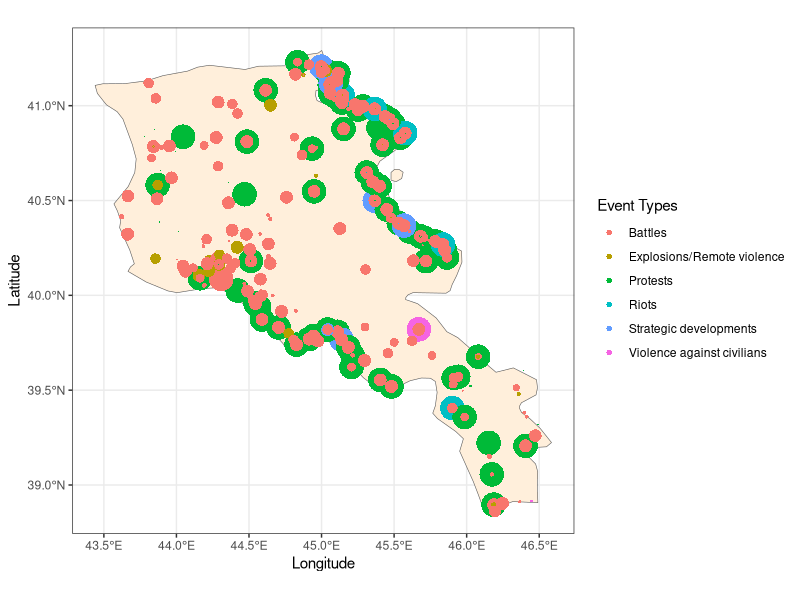
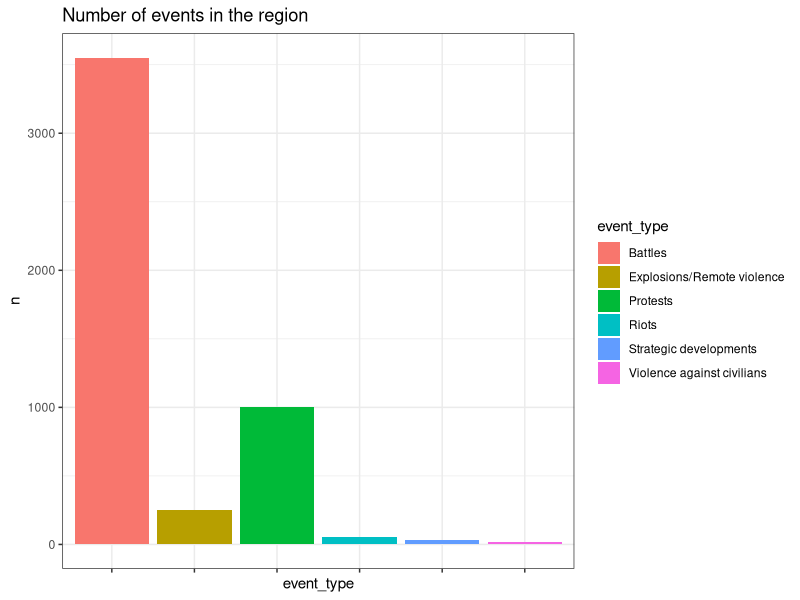
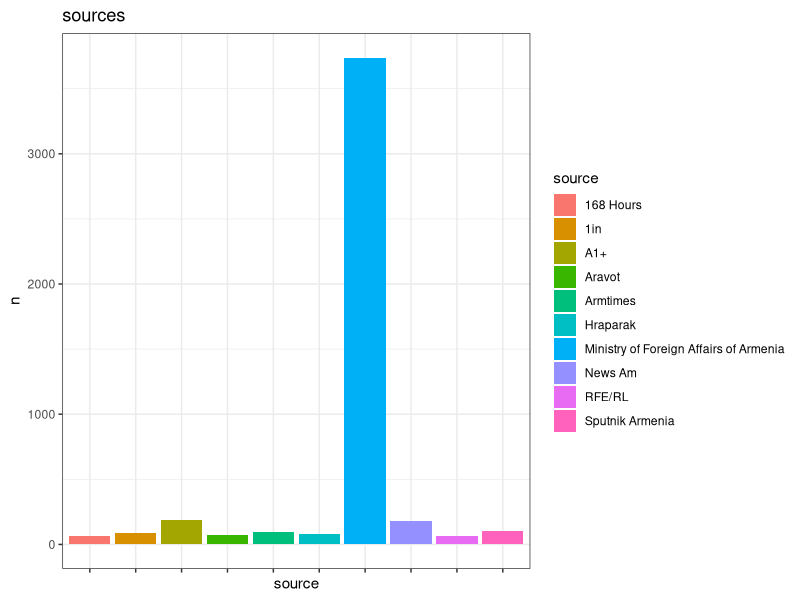
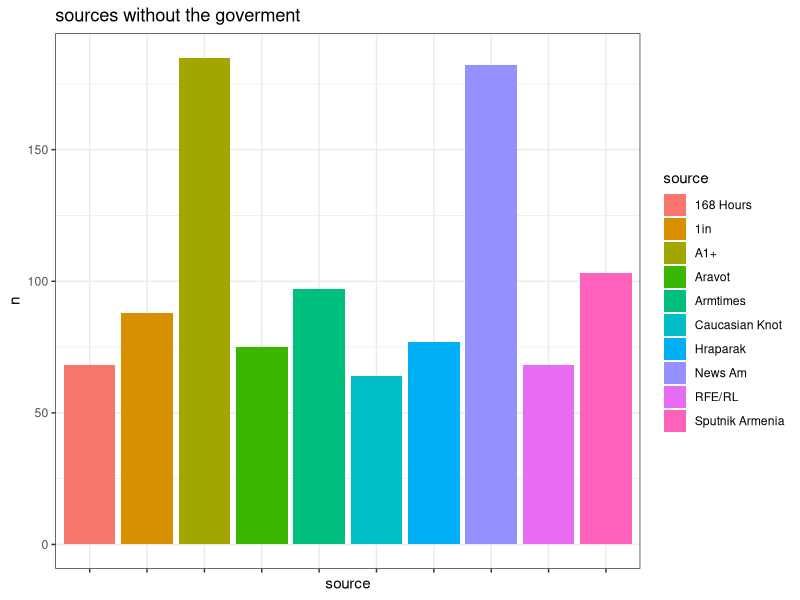
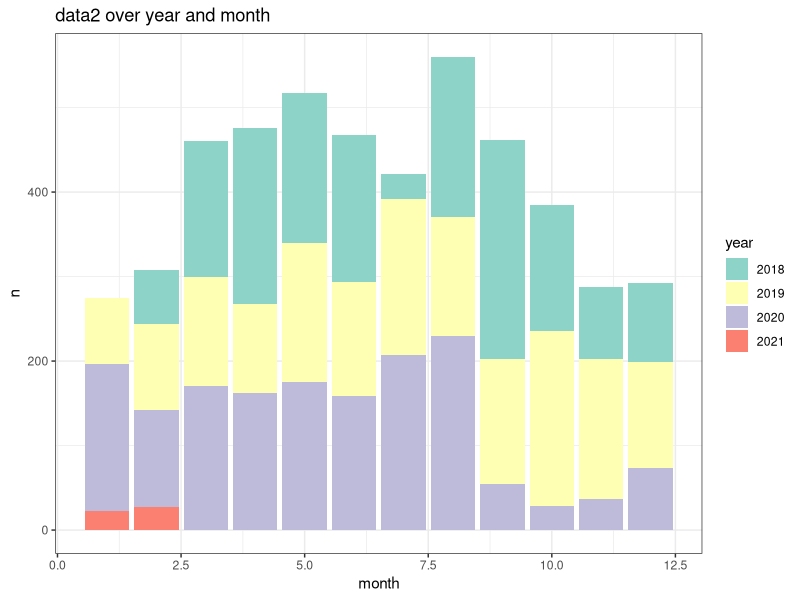

Here is the R script that generated these plots, in order: (Note: this script raises an error after producing the figures.)
## ---- chunk 1
knitr::opts_chunk$set(warning = FALSE, message = FALSE, echo=FALSE) 
## ---- chunk 2
library(readr)
library(tidyverse)
library(stringr)
library("sf")
library("ggplot2")
theme_set(theme_bw())
library("rnaturalearth")
library("rnaturalearthdata")
library(data.table)
library(kableExtra)
library(tm)
library(RColorBrewer)
library(wordcloud)
data1 <- read_csv2("2018-02-13-2021-02-18-Caucasus_and_Central_Asia-Armenia.csv")
dt <- data1[c(1:5),c(5,8,10,19,23)]

dt %>%
  kbl() %>%
  kable_material(c("striped", "hover"))


## ---- chunk 3
colnames(data1)

# length(unique(data2$data_id))

# more than half of the data2 is the same?
data1 <- data1 %>%
  distinct(data_id, .keep_all = T)
## ---- chunk 4
unique(data1$event_type)

# unique(data2$sub_event_type)
## ---- chunk 5
unique(data1$actor1)

# unique(data2$assoc_actor_1)

# unique(data2$source_scale)

fix_cord <- function(test) {
  test <- as.character(test)
  test <- strsplit(test,"")
  
  for(i in 1:length(test)) {
    temp = unlist(test[i])
    temp1 = paste0(temp[1],temp[2],".")
    temp2 <-paste(temp[3:length(temp)], collapse = "")
    temp3 <- as.numeric(paste0(temp1,temp2))
    test[i] = temp3
  }
  
  test <- unlist(test)
  return(test)
}

data1$latitude <- fix_cord(data1$latitude)

data1$longitude <- fix_cord(data1$longitude)


# first jab at map

sites <- st_as_sf(data.frame(longitude = data1$longitude,
                             latitude = data1$latitude),
                  coords = c("longitude", "latitude"),
                  crs = 4326, agr = "constant")
cord_dens <- setDT(data1)[, .N, longitude]

data2 <- merge(x = data1,y = cord_dens,by= "longitude")

min_max_norm <- function(x) {
  (x - min(x)) / (max(x) - min(x))
}

data2$N <- min_max_norm(data2$N) * 8

world <- ne_countries(scale='medium',returnclass = 'sf')


countries <- subset(world, admin %in% c("Armenia"))
## ---- chunk 6
(Armenia <- ggplot(data = countries) +
    geom_sf(fill = "antiquewhite1") +
    geom_sf(data = sites, size = data2$N, shape = 16, aes(color=data2$event_type)) +
    xlab("Longitude")+ ylab("Latitude") + labs(color = "Event Types"))

## ---- chunk 7

by_events <- data2 %>%
  group_by(event_type) %>%
  count(event_type) %>%
  arrange(desc(n))

ggplot(by_events, aes(x = event_type, y = n, fill = event_type)) +
  geom_bar(stat = 'identity') + 
  theme(axis.text.x = element_blank()) +
  labs(title = "Number of events in the region")


## ---- chunk 8
unique_sources <- unique(str_subset(data2$source,"^[^;]+$",negate = FALSE))
# make a df with unique source and count

# sum(str_detect(data2$source,unique_sources[3]))

sources_count <- data.frame(
  source = unique_sources,
  n = 0
)

for (i in 1:length(unique_sources)) {
  sources_count$n[i] = sum(str_detect(data2$source,unique_sources[i]))
}

sources_count <- sources_count[order(sources_count$n,decreasing = T),]

top_10_sources <- sources_count[c(1:10),]
## ---- chunk 9
ggplot(top_10_sources, aes(x = source, y = n, fill = source)) +
  geom_bar(stat = 'identity') + 
  theme(axis.text.x = element_blank()) +
  labs(title = "sources")


## ---- chunk 10

# without ministry
top_10_sources2 <- sources_count[c(2:11),]

ggplot(top_10_sources2, aes(x = source, y = n, fill = source)) +
  geom_bar(stat = 'identity') + 
  theme(axis.text.x = element_blank()) +
  labs(title = "sources without the goverment")
## ---- chunk 11
data1$event_date <- as.Date(data1$event_date, format = '%d %B %Y')

data3 <- data1
data3$month <- month(data1$event_date)
data3$year <- year(data1$event_date)

# library(plotly)

data3$year <- as.factor(data3$year)
p <- ggplot(data3, aes(x = month)) +
  geom_bar(aes(y = ..count.., fill = year)) +
  scale_fill_brewer(palette = "Set3") +
  ylab("n") +
  ggtitle("data2 over year and month")

p
# fig <- ggplotly(p)
# 
# fig

## ---- chunk 12
text <- data2$notes
vs <- VectorSource(text)
corpus <- VCorpus(vs)
corpus <- tm_map(corpus, removePunctuation)
dtm <- TermDocumentMatrix(corpus,
                          control = list(removeNumbers = T, removePunctuation = T,
                                         stopwords= T, stemming = T))
inspect(dtm)
dtm_mat <- as.matrix(dtm)
freqs <- rowSums(dtm_mat)
df_freqs <- data2.frame(terms = rownames(dtm_mat),
                       freq = freqs, stringsAsFactors = F)
df_freqs <- df_freqs[order(df_freqs$freq, decreasing = T),]
head(df_freqs)

library(RColorBrewer)
df_freqs_10 <- df_freqs[1:10,]
ggplot(df_freqs_10, aes(x = reorder(terms, freq), y = freq)) +
  geom_bar(stat="identity", fill = brewer.pal(n = 10, name="Spectral")) +
  coord_flip() + labs(x = "Terms", y = "Frequency", title = "top 10 words")

set.seed(1)
library(wordcloud)

wordcloud(words = df_freqs$terms, freq = df_freqs$freq, min.freq = 10,
          max.words = 200, random.order = F,
          colors = brewer.pal(12, 'Dark2'))


tdm <- TermDocumentMatrix(corpus,
                          control = list(removeNumbers = T, removePunctuation = T,
                                         stopwords= T, stemming = T, 
                                         weighting = weightTfIdf))
tdm_mat <- as.matrix(tdm)
freqs <- rowSums(tdm_mat)
df_freqs <- data2.frame(terms = rownames(tdm_mat),
                       freq = freqs, stringsAsFactors = F)
df_freqs <- df_freqs[order(df_freqs$freq, decreasing = T),]

set.seed(1)
## ---- chunk 13
wordcloud(words = df_freqs$terms, freq = df_freqs$freq, min.freq = 1,
          max.words = 200, random.order = F,
          colors = brewer.pal(8, 'Dark2'))
